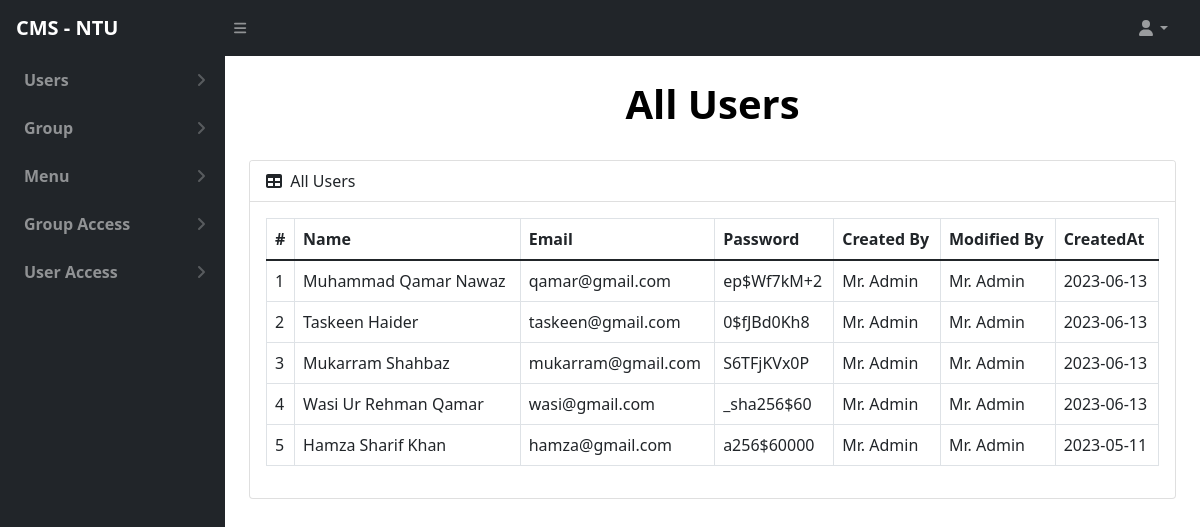
Screenshot of /master-users (signed in) with the database file from the repository.
### MasterUser/models.py (models this page shows, shortened)
class CMSUser(models.Model):
    fullName    =models.CharField(max_length=200)
    email       =models.CharField(max_length=200)
    password    =models.CharField(max_length=200)
    active      =models.BooleanField(default=True)
    createdBy   =models.CharField(max_length=200)
    modifiedBy  =models.CharField(max_length=200)
    createdat = models.DateTimeField(
        db_column='createdAt', blank=True, null=True, auto_now_add=True)
    updatedat = models.DateTimeField(
        db_column='updatedAt', blank=True, null=True, auto_now=True)
    class Meta:
        verbose_name_plural="User"

### MasterUser/views.py (the view)
# urls.py: path('master-users', MasterUsers.as_view(), name='master-users'),
class MasterUsers(MasterLoginRequiredMixin,View):
    def get(self, request):
        allUsers = CMSUser.objects.all().order_by('-id')
        for user in allUsers:
            encrypted_password = make_password(user.password)
            random_start_index = random.randint(0, len(encrypted_password) - 10)
            user.password = encrypted_password[random_start_index:random_start_index + 10]
        context = {
                'allUsers': allUsers,
                       }
        return render(request, 'MasterPanel/allUsers.html', context)

### MasterUser/views.py (called while the page is built)
    def dispatch(self, request, *args, **kwargs):
        if "Masteremail" not in request.session:
            return redirect('master-login')  # Replace 'master_login' with your actual login URL
        return super().dispatch(request, *args, **kwargs)

### templates/MasterPanel/allUsers.html (shortened to what this page needs)
{% extends 'MasterPanel/index.html' %}
{% block content%}
<div id="layoutSidenav_content">
   <main>
        <div class="container-fluid px-4">
            <h1 class="mt-4 text-center" style="color: #7D61B5;"><b>All Users</b></h1>
            <div class="card mb-4">
                <div class="card-header">
                    <i class="fas fa-table me-1"></i>
                    All Users
                </div>
                <div class="card-body">
                    <table class="table table-bordered">
                        <thead>
                            <tr>
                            <th scope="col">#</th>
                            <th scope="col">Name</th>
                            <th scope="col">Email</th>
                            <th scope="col">Password</th>
                            <th scope="col">Created By</th>
                            <th scope="col">Modified By</th>
                            <th scope="col">CreatedAt</th>
                            </tr>
                        </thead>
                        <tbody>
                            {% for user  in allUsers %}
                                <tr>
                                    <td>{{ forloop.counter }}</td>
                                    <td>{{user.fullName}}</td>
                                    <td>{{user.email}}</td>
                                    <td>{{user.password}}</td>
                                    <td>{{user.createdBy}}</td>
                                    <td>{{user.modifiedBy}}</td>
                                    <td>{{user.createdat|date:"Y-m-d"}}</td>
                                </tr>
                            {% endfor %}
                        </tbody>
                    </table>
                </div>
            </div>
        </div>
    </main>
</div>
{%endblock%}

### rows the page displays
CMSUser: fullName "Muhammad Qamar Nawaz", email "qamar@gmail.com", password "ep$Wf7kM+2", createdBy "Mr. Admin", modifiedBy "Mr. Admin", createdat "2023-06-13"
CMSUser: fullName "Taskeen Haider", email "taskeen@gmail.com", password "0$fJBd0Kh8", createdBy "Mr. Admin", modifiedBy "Mr. Admin", createdat "2023-06-13"
CMSUser: fullName "Mukarram Shahbaz", email "mukarram@gmail.com", password "S6TFjKVx0P", createdBy "Mr. Admin", modifiedBy "Mr. Admin", createdat "2023-06-13"
CMSUser: fullName "Wasi Ur Rehman Qamar", email "wasi@gmail.com", password "_sha256$60", createdBy "Mr. Admin", modifiedBy "Mr. Admin", createdat "2023-06-13"
CMSUser: fullName "Hamza Sharif Khan", email "hamza@gmail.com", password "a256$60000", createdBy "Mr. Admin", modifiedBy "Mr. Admin", createdat "2023-05-11"
